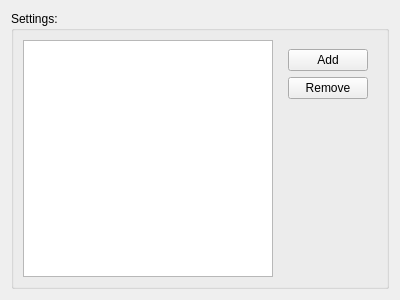
<?xml version="1.0" encoding="UTF-8"?>
<ui version="4.0">
 <class>XYZMCodecOptions</class>
 <widget class="QWidget" name="XYZMCodecOptions">
  <property name="geometry">
   <rect>
    <x>0</x>
    <y>0</y>
    <width>400</width>
    <height>300</height>
   </rect>
  </property>
  <property name="windowTitle">
   <string>Form</string>
  </property>
  <layout class="QGridLayout" name="gridLayout">
   <item row="0" column="0">
    <widget class="QGroupBox" name="groupBox">
     <property name="title">
      <string>Settings:</string>
     </property>
     <layout class="QHBoxLayout" name="horizontalLayout">
      <item>
       <widget class="QTextEdit" name="xyzmFileList"/>
      </item>
      <item>
       <widget class="QWidget" name="widget" native="true">
        <property name="sizePolicy">
         <sizepolicy hsizetype="Minimum" vsizetype="Minimum">
          <horstretch>0</horstretch>
          <verstretch>0</verstretch>
         </sizepolicy>
        </property>
        <layout class="QVBoxLayout" name="verticalLayout">
         <item>
          <widget class="QPushButton" name="addButton">
           <property name="minimumSize">
            <size>
             <width>40</width>
             <height>0</height>
            </size>
           </property>
           <property name="text">
            <string>Add</string>
           </property>
          </widget>
         </item>
         <item>
          <widget class="QPushButton" name="removeButton">
           <property name="minimumSize">
            <size>
             <width>40</width>
             <height>0</height>
            </size>
           </property>
           <property name="text">
            <string>Remove</string>
           </property>
          </widget>
         </item>
         <item>
          <spacer name="verticalSpacer">
           <property name="orientation">
            <enum>Qt::Vertical</enum>
           </property>
           <property name="sizeHint" stdset="0">
            <size>
             <width>20</width>
             <height>40</height>
            </size>
           </property>
          </spacer>
         </item>
        </layout>
       </widget>
      </item>
     </layout>
    </widget>
   </item>
  </layout>
 </widget>
 <resources/>
 <connections/>
</ui>
